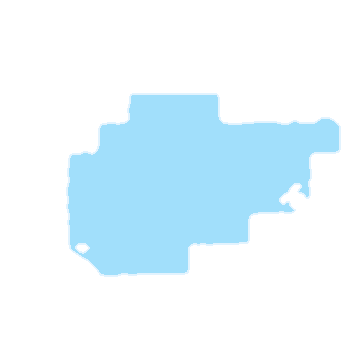
#> input picture assets/photos/agus-0-mask.png, 360 x 360 px, given in place of wound_main-0212.jpg, which was not available
$ python build_photos.py
#> lines starting #> are read from the running program, lines starting #| are printed output that depends on the picture; after the words box and inside, x2 and y2 are one past the last pixel; in counts of white or black regions, pixels touching at a corner belong together; pictures that were not available may be replaced by others from this repository, and a replacement may not be noted
"""Salin foto terpilih dari "Wound Image Dataset" ke assets/photos/ dan tulis assets/photos.js.

Untuk tiap foto luka:
  - foto dipotong (bila perlu) agar label nama pasien pada penggaris tidak ikut terlihat,
  - mask dataset dipotong dengan cara yang sama dan disimpan sebagai PNG transparan (overlay segmentasi),
  - kotak deteksi dihitung dari komponen mask (bercak kecil diabaikan), koordinat ternormalisasi 0–1.

Jalankan dari folder proyek:  python tools/build_photos.py
"""
import json
import os

import numpy as np
from PIL import Image
from scipy import ndimage

ROOT = os.path.dirname(os.path.dirname(os.path.abspath(__file__)))
DATA = os.path.join(ROOT, 'Wound Image Dataset')
OUT = os.path.join(ROOT, 'assets', 'photos')

# key: (nomor foto luka, potongan [x, y, sisi] dalam piksel asli 331×331 atau None)
# Foto dari satu pasien yang sama di dataset dipakai sebagai satu seri mingguan.
WOUNDS = {
    # Budi: luka ujung ibu jari (seri mingguan + cadangan untuk tombol rana)
    'budi-0': (212, [65, 137, 170]), 'budi-1': (222, [71, 145, 170]), 'budi-2': (250, [44, 88, 170]),
    'budi-3': (274, [76, 135, 170]), 'budi-4': (302, [83, 105, 170]), 'budi-5': (329, [74, 90, 170]),
    'budi-6': (358, [81, 118, 170]), 'budi-7': (368, [86, 118, 170]),
    # Siti: nekrosis (eskar hitam) di tumit
    'siti-0': (194, None), 'siti-1': (209, None), 'siti-2': (210, None), 'siti-3': (206, None),
    # Hendra: ulkus plantar di bawah metatarsal I dengan kalus di tepinya
    'hendra-0': (362, None), 'hendra-1': (404, None), 'hendra-2': (375, None), 'hendra-3': (395, None),
    # Agus: ulkus plantar depan
    'agus-0': (276, [28, 31, 190]), 'agus-1': (283, [0, 50, 200]), 'agus-2': (289, [80, 8, 170]),
    'agus-3': (356, [30, 30, 170]), 'agus-4': (377, [60, 40, 170]),
    # Rahmat: ulkus tumit, dua minggu pertama dengan kemerahan di sekitarnya
    'rahmat-0': (578, None), 'rahmat-1': (561, None), 'rahmat-2': (665, None), 'rahmat-3': (655, None), 'rahmat-4': (595, None),
    # Contoh laporan keluhan: ulkus jari dengan kemerahan
    'keluhan-0': (662, None),
}
NORMALS = {
    'maria-0': 43, 'maria-1': 44, 'maria-2': 45, 'maria-3': 47,
    'dewi-0': 48, 'dewi-1': 49, 'dewi-2': 51,
    'nur-0': 52, 'nur-1': 53, 'nur-2': 54, 'nur-3': 55,
}
SIZE = 360  # sisi keluaran (px)


def clean_mask(msk):
    """Mask dataset berformat JPEG (ada derau kompresi, sebagian beresolusi rendah): dihaluskan, lalu
    hanya komponen besar yang dipertahankan. Mengembalikan (mask bersih, kotak ternormalisasi)."""
    a = np.asarray(msk.resize((SIZE, SIZE), Image.BILINEAR), np.float32)
    m = ndimage.gaussian_filter(a, 3) > 127
    lab, n = ndimage.label(m)
    if not n:
        return m, []
    sizes = ndimage.sum(m, lab, range(1, n + 1))
    keep = sorted([i + 1 for i, s in enumerate(sizes) if s >= max(sizes.max() * 0.4, m.size * 0.003)], key=lambda i: -sizes[i - 1])[:3]
    out = []
    for i in keep:
        ys, xs = np.nonzero(lab == i)
        x0, x1, y0, y1 = xs.min(), xs.max() + 1, ys.min(), ys.max() + 1
        out.append([round(x0 / SIZE, 4), round(y0 / SIZE, 4), round((x1 - x0) / SIZE, 4), round((y1 - y0) / SIZE, 4)])
    return np.isin(lab, keep), out


def main():
    os.makedirs(OUT, exist_ok=True)
    meta = {}
    for key, (num, crop) in WOUNDS.items():
        img = Image.open(os.path.join(DATA, 'wound_main', f'wound_main-{num:04d}.jpg')).convert('RGB')
        msk = Image.open(os.path.join(DATA, 'wound_mask', f'wound_mask-{num:04d}.jpg')).convert('L').resize(img.size, Image.BILINEAR)
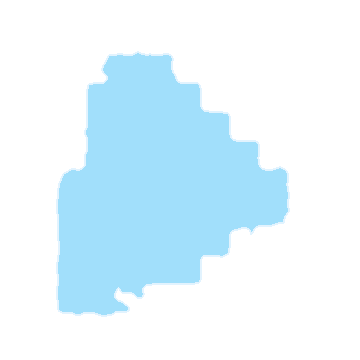
#> input picture assets/photos/agus-1-mask.png, 360 x 360 px, given in place of wound_mask-0212.jpg, which was not available
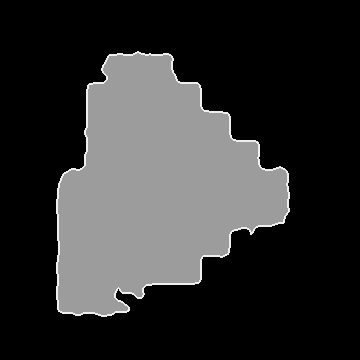
#> msk: PIL image 360x360 L; min 0, max 238, mean 48.8
        if crop:
            x, y, s = crop
            img, msk = img.crop((x, y, x + s, y + s)), msk.crop((x, y, x + s, y + s))
#> img: PIL image 170x170 RGB
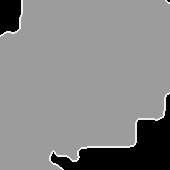
#> msk: PIL image 170x170 L; min 0, max 238, mean 136.1
        img = img.resize((SIZE, SIZE), Image.LANCZOS)
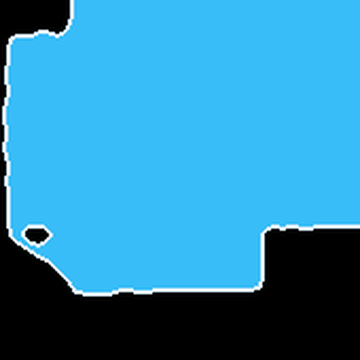
#> img: PIL image 360x360 RGB; mean R, G, B 44.6, 137.4, 178.7
        m, boxes = clean_mask(msk)
#> in clean_mask, `m = ndimage.gaussian_filter(a, 3) > 127`:
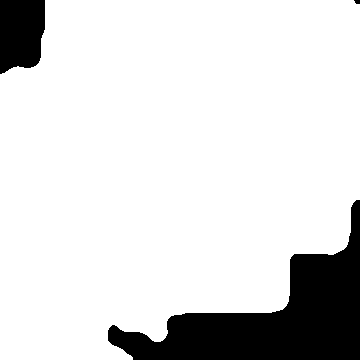
#> m: shape (360, 360) bool; 86.1% white; 3 black regions, box (x1, y1, x2, y2) and area: (108, 200, 360, 360) 15044, (0, 0, 45, 74) 2916, (354, 0, 360, 4) 20
#> in clean_mask, `lab, n = ndimage.label(m)`: n = 1
#> in clean_mask, `sizes = ndimage.sum(m, lab, range(1, n + 1))`: sizes = [111620]
#> in clean_mask, `keep = sorted([i + 1 for i, s in enumerate(sizes) if s >= max(sizes.ma..`: keep = [1]
#> the loop in clean_mask, `for i in keep:` made 1 pass
#> (x0, x1, y0, y1) on pass 1: (0, 360, 0, 360)
#> after the loop in clean_mask, `for i in keep:`: out = [[0, 0, 1, 1]]
#> boxes = [[0, 0, 1, 1]]
        img.save(os.path.join(OUT, key + '.jpg'), quality=86, optimize=True)
        ov = np.zeros((SIZE, SIZE, 4), np.uint8)
        ov[m] = [56, 189, 248, 120]
        edge = m & ~ndimage.binary_erosion(m, iterations=2)
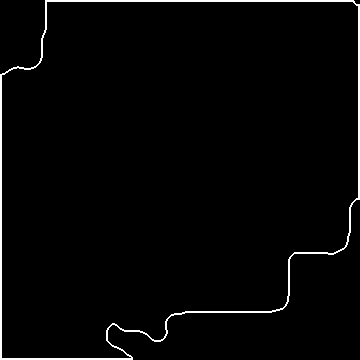
#> edge: shape (360, 360) bool; 2.2% white; 1 white region, box (x1, y1, x2, y2) and area: (0, 0, 360, 360) 2820
        ov[edge] = [224, 242, 254, 235]
        Image.fromarray(ov).save(os.path.join(OUT, key + '-mask.png'), optimize=True)
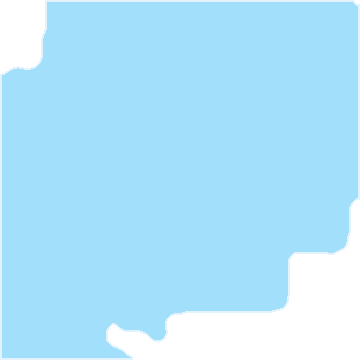
#> saved as budi-0-mask.png: PIL image 360x360 RGBA; mean R, G, B, A 51.9, 163.9, 213.7, 105.9; transparent parts drawn white
        meta[key] = {'src': f'assets/photos/{key}.jpg', 'mask': f'assets/photos/{key}-mask.png', 'w': SIZE, 'h': SIZE,
                     'boxes': boxes, 'frac': round(float(m.mean()), 4), 'ref': f'wound_main-{num:04d}'}
    for key, num in NORMALS.items():
        img = Image.open(os.path.join(DATA, 'Nomal', f'Female_normal-{num:03d}.jpg')).convert('RGB').resize((SIZE, SIZE), Image.LANCZOS)
        img.save(os.path.join(OUT, key + '.jpg'), quality=86, optimize=True)
        meta[key] = {'src': f'assets/photos/{key}.jpg', 'w': SIZE, 'h': SIZE, 'boxes': [], 'frac': 0, 'ref': f'Female_normal-{num:03d}'}
    with open(os.path.join(ROOT, 'assets', 'photos.js'), 'w', encoding='utf-8') as f:
        f.write('/* Dibuat oleh tools/build_photos.py: foto asli dari Wound Image Dataset + kotak dari mask anotasi. */\n')
        f.write('window.DS_PHOTOS = ' + json.dumps(meta, separators=(',', ':')).replace('},"', '},\n"') + ';\n')
    print(len(meta), 'foto ditulis ke', OUT)


if __name__ == '__main__':
#> (the run stopped early here; a loop or call above may not have finished)
